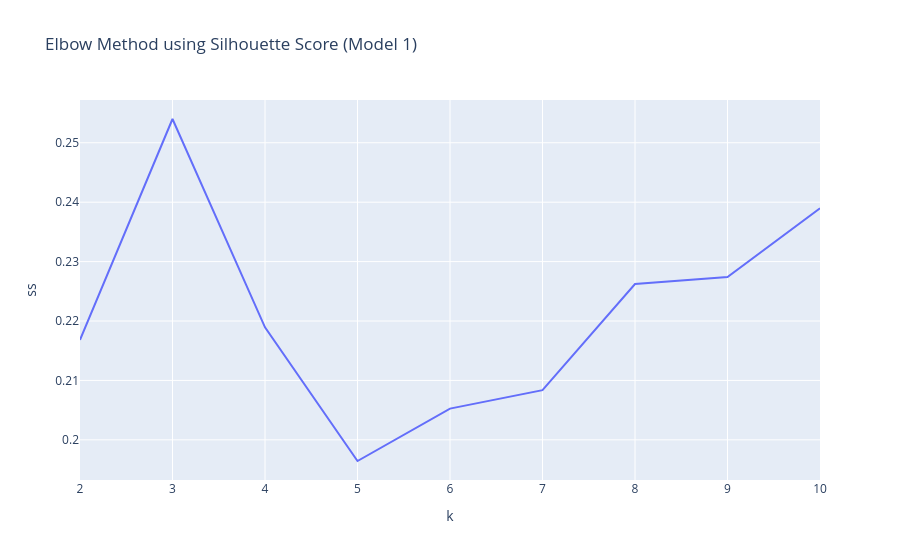

The notebook cell this image was saved under:
### Markdown cell above
The elbow method indicates an optimal number of clusters at k = 3, where the rate of decrease in WCSS significantly slows down. This suggests that three clusters provide a good balance between model simplicity and cluster compactness.

### Code cell
# Silhoutte Score for optimal k

ss = []
# Loop over different cluster sizes (k = 2 to 10)
for i in range(2, 11): # silhouette score cannot run for k=1

  # Build pipeline
  km = Pipeline([
      ('scaler', StandardScaler()),
      ('kmeans', KMeans(n_clusters=i, random_state=42))
  ])

  # Fit model to data (scaled)
  km.fit(features_scaled)

  # Extract cluster labels assigned to each observation
  labels = km.named_steps['kmeans'].labels_

  # Compute silhouette score
  ss.append(silhouette_score(StandardScaler().fit_transform(features_scaled), labels))

# Store results for visualization
elbow_data_Dem = pd.DataFrame({"k": range(2, 11), "ss": ss})

# Plot silhouette scores across different k values
fig = px.line(elbow_data_Dem, x="k", y="ss", title="Elbow Method using Silhouette Score (Model 1)")
fig.show()

### Figure 1 — Plotly figure (JSON) as saved in the notebook; plotly's stock layout.template omitted (floating-point values rounded to 4 significant figures)
{"data": [{"hovertemplate": "k=%{x}<br>ss=%{y}<extra></extra>", "legendgroup": "", "line": {"color": "#636efa", "dash": "solid"}, "marker": {"symbol": "circle"}, "mode": "lines", "name": "", "orientation": "v", "showlegend": false, "type": "scatter", "x": [2, 3, 4, 5, 6, 7, 8, 9, 10], "xaxis": "x", "y": [0.2168, 0.254, 0.2189, 0.1964, 0.2053, 0.2084, 0.2262, 0.2274, 0.239], "yaxis": "y"}], "layout": {"legend": {"tracegroupgap": 0}, "title": {"text": "Elbow Method using Silhouette Score (Model 1)"}, "xaxis": {"anchor": "y", "domain": [0, 1], "title": {"text": "k"}}, "yaxis": {"anchor": "x", "domain": [0, 1], "title": {"text": "ss"}}}}
